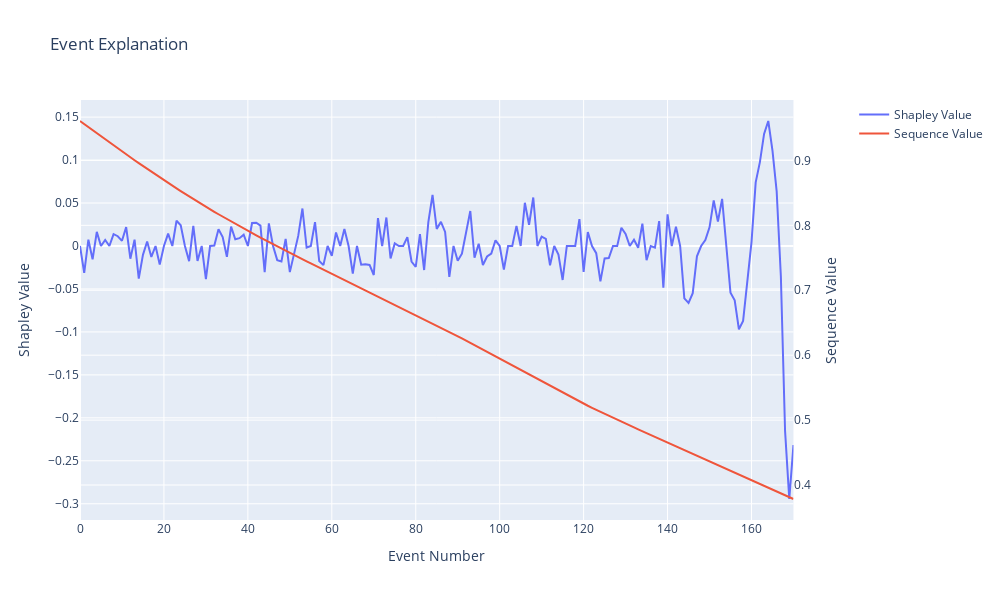

Write notebook code for a chart like this one.
### Markdown cell above
## Local Explanations

### Code cell
# Get a random trimmed sequence from the test set.
trimmed_sequence = get_random_sequence(X_test_lstm, 150, trimmed=True)

# Compute the local event explanation for the trimmed sequence.
event_explanation = local_event_explainer(f, trimmed_sequence, average_event, pruned_idx=0, nsamples=1000)

# Plot the event explanation.
plot_local_event_explanation(event_explanation)

### Figure 1 — Plotly figure (JSON) as saved in the notebook; plotly's stock layout.template omitted (floating-point values rounded to 4 significant figures; data arrays with more than 128 entries replaced by an {"elided": "..."} marker saying what was removed)
{"data": [{"mode": "lines", "name": "Shapley Value", "type": "scatter", "x": {"elided": "171 int values"}, "xaxis": "x", "y": {"elided": "171 float values"}, "yaxis": "y"}, {"mode": "lines", "name": "Sequence Value", "type": "scatter", "x": {"elided": "171 int values"}, "xaxis": "x", "y": {"elided": "171 float values"}, "yaxis": "y2"}], "layout": {"height": 600, "title": {"text": "Event Explanation"}, "width": 1000, "xaxis": {"anchor": "y", "domain": [0, 0.94], "title": {"text": "Event Number"}}, "yaxis": {"anchor": "x", "domain": [0, 1], "title": {"text": "Shapley Value"}}, "yaxis2": {"anchor": "x", "overlaying": "y", "side": "right", "title": {"text": "Sequence Value"}}}}
